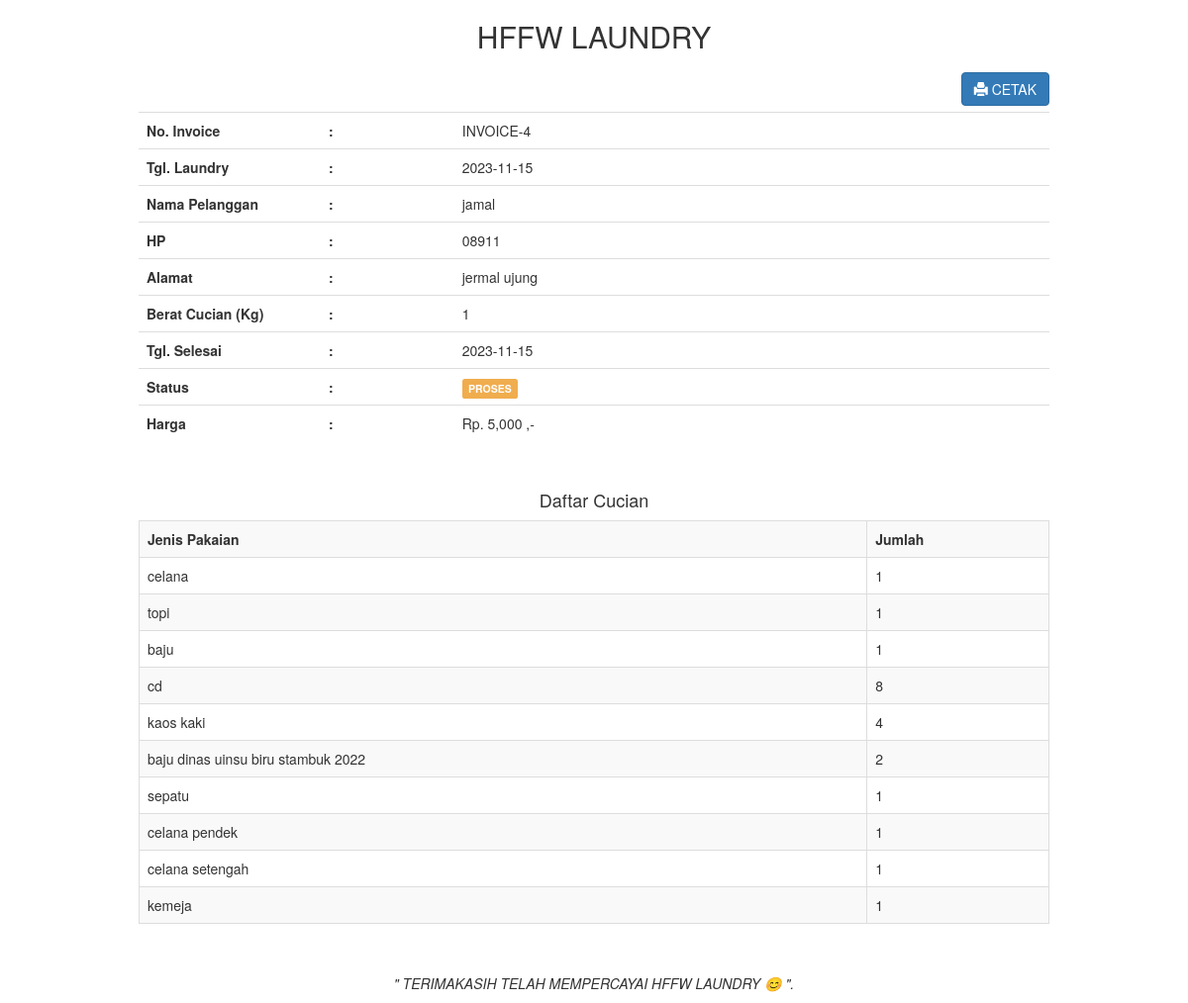
Page /admin/transaksi_invoice.php?id=4 (signed in) on the committed database.
### tables this page shows
CREATE TABLE `transaksi` (
  `transaksi_id` int(11) NOT NULL,
  `transaksi_tgl` date NOT NULL,
  `transaksi_pelanggan` int(11) NOT NULL,
  `transaksi_harga` int(11) NOT NULL,
  `transaksi_berat` int(11) NOT NULL,
  `transaksi_tgl_selesai` date NOT NULL,
  `transaksi_status` int(11) NOT NULL
);

CREATE TABLE `pelanggan` (
  `pelanggan_id` int(11) NOT NULL,
  `pelanggan_nama` varchar(255) NOT NULL,
  `pelanggan_hp` varchar(255) NOT NULL,
  `pelanggan_alamat` text NOT NULL
);

CREATE TABLE `pakaian` (
  `pakaian_id` int(11) NOT NULL,
  `pakaian_transaksi` int(11) NOT NULL,
  `pakaian_jenis` varchar(255) NOT NULL,
  `pakaian_jumlah` int(11) NOT NULL
);

### admin/transaksi_invoice.php (the view, shortened to what this page needs)
<!DOCTYPE html>
<html>
<head>
    <link rel="stylesheet" type="text/css" href="../assets/css/bootstrap.css">
</head>
<body>
    <?php
    include '../koneksi.php';
    ?>
    <div class="container">
        <div class="col-md-10 col-md-offset-1">
            <?php
            $id = $_GET['id'];
            $transaksi = mysqli_query($koneksi,"select * from transaksi,pelanggan where transaksi_id='$id' and transaksi_pelanggan=pelanggan_id");
            while($t=mysqli_fetch_array($transaksi)){
                ?>
                <center><h2>HFFW LAUNDRY</h2></center>
                <a href="transaksi_invoice_cetak.php?id=<?php echo $id; ?>" target="_blank" class="btn btn-primary pull-right"><i class="glyphicon glyphicon-print"></i> CETAK</a>
                <br/>
                <br/>
                <table class="table">
                    <tr>
                        <th width="20%">No. Invoice</th>
                        <th>:</th>
                        <td>INVOICE-<?php echo $t['transaksi_id']; ?></td>
                    </tr>
                    <tr>
                        <th width="20%">Tgl. Laundry</th>
                        <th>:</th>
                        <td><?php echo $t['transaksi_tgl']; ?></td>
                    </tr>
                    <tr>
                        <th>Nama Pelanggan</th>
                        <th>:</th>
                        <td><?php echo $t['pelanggan_nama']; ?></td>
                    </tr>
                    <tr>
                        <th>HP</th>
                        <th>:</th>
                        <td><?php echo $t['pelanggan_hp']; ?></td>
                    </tr>
                    <tr>
                        <th>Alamat</th>
                        <th>:</th>
                        <td><?php echo $t['pelanggan_alamat']; ?></td>
                    </tr>
                    <tr>
                        <th>Berat Cucian (Kg)</th>
                        <th>:</th>
                        <td><?php echo $t['transaksi_berat']; ?></td>
                    </tr>
                    <tr>
                        <th>Tgl. Selesai</th>
                        <th>:</th>
                        <td><?php echo $t['transaksi_tgl_selesai']; ?></td>
                        </tr>
                    <tr>
                        <th>Status</th>
                        <th>:</th>
                        <td>
                            <?php
                            if($t['transaksi_status']=="0"){
                                echo "<div class='label label-warning'>PROSES</div>";
                            }else if($t['transaksi_status']=="1"){
                                echo "<div class='label label-info'>DI CUCI</div>";
                            }else if($t['transaksi_status']=="2"){
                                echo "<div class='label label-success'>SELESAI</div>";
                            }
                            ?>
                        </td>
                    </tr>
                    <tr>
                        <th>Harga</th>
                        <th>:</th>
                        <td><?php echo "Rp. ".number_format($t['transaksi_harga'])." ,-"; ?></td>
                    </tr>
                </table>
                <br/>
                <h4 class="text-center">Daftar Cucian</h4>
                <table class="table table-bordered table-striped">
                    <tr>
                        <th>Jenis Pakaian</th>
                        <th width="20%">Jumlah</th>
                    </tr>
                    <?php
                    $id = $t['transaksi_id'];
                    $pakaian = mysqli_query($koneksi,"select * from pakaian where pakaian_transaksi='$id'");
                    while($p=mysqli_fetch_array($pakaian)){
                        ?>
                        <tr>
                            <td><?php echo $p['pakaian_jenis']; ?></td>
                            <td width="5%"><?php echo $p['pakaian_jumlah']; ?></td>
                        </tr>
                        <?php } ?>
                    </table>
                    <br/>
                    <p><center><i>" TERIMAKASIH TELAH MEMPERCAYAI HFFW LAUNDRY 😊 ".</i></center></p>
                    <?php
                }
                ?>
            </div>
        </div>
    </body>
    </html>

### rows in the picture
transaksi: transaksi_id "4", transaksi_tgl "2023-11-15", pelanggan.pelanggan_nama "jamal", pelanggan.pelanggan_hp "08911", pelanggan.pelanggan_alamat "jermal ujung", transaksi_berat "1", transaksi_tgl_selesai "2023-11-15", transaksi_status "PROSES", transaksi_harga "5,000"
pakaian: pakaian_jenis "celana", pakaian_jumlah "1"
pakaian: pakaian_jenis "topi", pakaian_jumlah "1"
pakaian: pakaian_jenis "baju", pakaian_jumlah "1"
pakaian: pakaian_jenis "cd", pakaian_jumlah "8"
pakaian: pakaian_jenis "kaos kaki", pakaian_jumlah "4"
pakaian: pakaian_jenis "baju dinas uinsu biru stambuk 2022", pakaian_jumlah "2"
pakaian: pakaian_jenis "sepatu", pakaian_jumlah "1"
pakaian: pakaian_jenis "celana pendek", pakaian_jumlah "1"
pakaian: pakaian_jenis "celana setengah", pakaian_jumlah "1"
pakaian: pakaian_jenis "kemeja", pakaian_jumlah "1"
